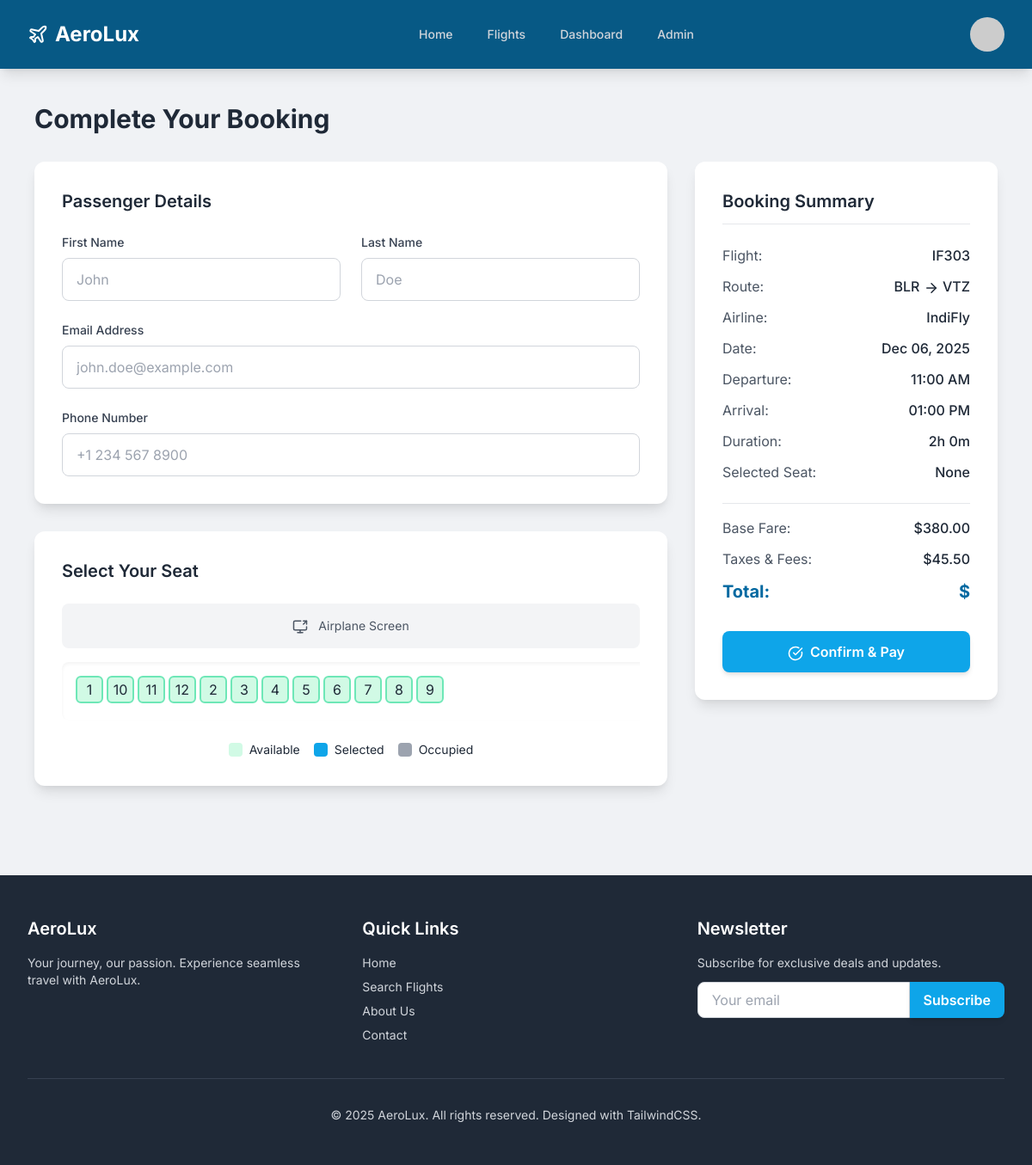
/booking/3/ (signed in), run on the app's committed database.
### flights/models.py (models this page shows, shortened)
class Seat(models.Model):
    SEAT_STATUS = (
        ('available', 'Available'),
        ('occupied', 'Occupied'),
        ('selected', 'Selected'),
    )
    flight = models.ForeignKey(Flight, on_delete=models.CASCADE, related_name='seats')
    seat_number = models.CharField(max_length=5)
    status = models.CharField(max_length=10, choices=SEAT_STATUS, default='available')
    class Meta:
        unique_together = ('flight', 'seat_number')

class Flight(models.Model):
    airline = models.ForeignKey(Airline, on_delete=models.CASCADE)
    flight_number = models.CharField(max_length=20, unique=True)
    origin = models.ForeignKey(Airport, on_delete=models.CASCADE, related_name='departures')
    destination = models.ForeignKey(Airport, on_delete=models.CASCADE, related_name='arrivals')
    departure_time = models.DateTimeField()
    arrival_time = models.DateTimeField()
    base_price = models.DecimalField(max_digits=10, decimal_places=2, validators=[MinValueValidator(Decimal('0.01'))])
    available_seats = models.IntegerField(validators=[MinValueValidator(0)])
    total_seats = models.IntegerField(validators=[MinValueValidator(1)])
    class Meta:
        ordering = ['departure_time']
    @property
    def duration(self):
        delta = self.arrival_time - self.departure_time
        hours = delta.seconds // 3600
        minutes = (delta.seconds % 3600) // 60
        return f"{hours}h {minutes}m"

class Airport(models.Model):
    name = models.CharField(max_length=200)
    city = models.CharField(max_length=100)
    country = models.CharField(max_length=100)
    code = models.CharField(max_length=10, unique=True)

class Airline(models.Model):
    name = models.CharField(max_length=100)
    code = models.CharField(max_length=10, unique=True)
    logo = models.ImageField(upload_to='airline_logos/', blank=True, null=True)

### flights/views.py (the view)
# urls.py: path('booking/<int:flight_id>/', views.booking_page, name='booking_page'),
@login_required
def booking_page(request, flight_id):
    flight = get_object_or_404(Flight, id=flight_id)
    seats = Seat.objects.filter(flight=flight).order_by('seat_number')
    if request.method == 'POST':
        form = BookingForm(request.POST)
        seat_number = request.POST.get('seat_number')
        if form.is_valid() and seat_number:
            seat = get_object_or_404(Seat, flight=flight, seat_number=seat_number, status='available')
            booking = form.save(commit=False)
            booking.user = request.user
            booking.flight = flight
            booking.seat = seat
            booking.total_price = flight.base_price + Decimal('45.50')
            booking.status = 'confirmed'
            booking.save()
            seat.status = 'occupied'
            seat.save()
            flight.available_seats -= 1
            flight.save()
            return redirect('dashboard')
    else:
        form = BookingForm()
    context = {
        'flight': flight,
        'seats': seats,
        'form': form,
        'page': 'booking'
    }
    return render(request, 'booking.html', context)

### flights/templates/booking.html (shortened to what this page needs)
{% extends 'base.html' %}
{% load static %}
{% block content %}
<section id="booking" class="page-section p-6 md:p-10">
    <div class="max-w-6xl mx-auto">
        <h2 class="text-3xl font-bold text-gray-800 mb-8">Complete Your Booking</h2>
        <form method="post" id="bookingForm">
            <div class="grid lg:grid-cols-3 gap-8">
                <div class="lg:col-span-2 space-y-8">
                    <div class="card-custom p-6 md:p-8">
                        <h3 class="text-xl font-semibold mb-6">Passenger Details</h3>
                        <div class="space-y-6">
                            <div class="grid md:grid-cols-2 gap-6">
                                <div>
                                    <label for="firstName" class="form-label-custom">First Name</label>
                                    {{ form.passenger_first_name }}
                                </div>
                                <div>
                                    <label for="lastName" class="form-label-custom">Last Name</label>
                                    {{ form.passenger_last_name }}
                                </div>
                            </div>
                            <div>
                                <label for="email" class="form-label-custom">Email Address</label>
                                {{ form.passenger_email }}
                            </div>
                            <div>
                                <label for="phone" class="form-label-custom">Phone Number</label>
                                {{ form.passenger_phone }}
                            </div>
                        </div>
                    </div>
                    <div class="card-custom p-6 md:p-8">
                        <h3 class="text-xl font-semibold mb-6">Select Your Seat</h3>
                        <div class="bg-gray-100 p-4 rounded-lg mb-4 text-center text-sm text-gray-600">
                            <i data-lucide="screen-share" class="inline-block mr-2 lucide-sm"></i> Airplane Screen
                        </div>
                        <div class="overflow-x-auto">
                            <div id="seatMapContainer" class="grid grid-cols-10 gap-1 md:gap-2 mx-auto w-max p-2 md:p-4 bg-white rounded-lg shadow-inner">
    {% for row_letter in "ABCDEFGHIJ" %}
        <div class="flex space-x-1 mb-1">
            {% for seat in seats %}
                {% if seat.seat_number|slice:":1" == row_letter %}
                    <div class="seat-base seat-{{ seat.status }} w-8 h-8 cursor-pointer"
                         data-seat="{{ seat.seat_number }}"
                         data-status="{{ seat.status }}">
                        {{ seat.seat_number|slice:"1:" }}
                    </div>
                {% endif %}
            {% endfor %}
        </div>
    {% endfor %}
</div>
                        </div>
                        <div class="flex justify-center space-x-4 mt-6 text-sm">
                            <div class="flex items-center"><div class="w-4 h-4 seat-available rounded mr-2"></div> Available</div>
                            <div class="flex items-center"><div class="w-4 h-4 seat-selected rounded mr-2"></div> Selected</div>
                            <div class="flex items-center"><div class="w-4 h-4 seat-occupied rounded mr-2"></div> Occupied</div>
                        </div>
                    </div>
                </div>
                <aside class="lg:col-span-1">
                    <div class="card-custom p-6 md:p-8 sticky top-24">
                        <h3 class="text-xl font-semibold mb-6 border-b pb-3">Booking Summary</h3>
                        <div class="space-y-3 mb-6">
                            <div class="flex justify-between">
                                <span class="text-gray-600">Flight:</span>
                                <span class="font-medium">{{ flight.flight_number }}</span>
                            </div>
                            <div class="flex justify-between">
                                <span class="text-gray-600">Route:</span>
                                <span class="font-medium">{{ flight.origin.code }} <i data-lucide="arrow-right" class="inline-block lucide-sm"></i> {{ flight.destination.code }}</span>
                            </div>
                            <div class="flex justify-between">
                                <span class="text-gray-600">Airline:</span>
                                <span class="font-medium">{{ flight.airline.name }}</span>
                            </div>
                            <div class="flex justify-between">
                                <span class="text-gray-600">Date:</span>
                                <span class="font-medium">{{ flight.departure_time|date:"M d, Y" }}</span>
                            </div>
                            <div class="flex justify-between">
                                <span class="text-gray-600">Departure:</span>
                                <span class="font-medium">{{ flight.departure_time|date:"h:i A" }}</span>
                            </div>
                            <div class="flex justify-between">
                                <span class="text-gray-600">Arrival:</span>
                                <span class="font-medium">{{ flight.arrival_time|date:"h:i A" }}</span>
                            </div>
                            <div class="flex justify-between">
                                <span class="text-gray-600">Duration:</span>
                                <span class="font-medium">{{ flight.duration }}</span>
                            </div>
                            <div class="flex justify-between">
                                <span class="text-gray-600">Selected Seat:</span>
                                <span class="font-medium" id="selectedSeatDisplay">None</span>
                            </div>
                        </div>
                        <div class="border-t pt-4 space-y-3">
                            <div class="flex justify-between">
                                <span class="text-gray-600">Base Fare:</span>
                                <span class="font-medium">${{ flight.base_price }}</span>
                            </div>
                            <div class="flex justify-between">
                                <span class="text-gray-600">Taxes & Fees:</span>
                                <span class="font-medium">$45.50</span>
                            </div>
                            <div class="flex justify-between text-xl font-bold text-sky-700">
                                <span>Total:</span>
                                <span>${{ flight.base_price|add:"45.50" }}</span>
                            </div>
                        </div>
                        <button type="submit" id="confirmBookingButton" class="btn-custom btn-primary-custom w-full mt-8">
                            <i data-lucide="check-circle" class="inline-block mr-1 lucide-sm"></i> Confirm & Pay
                        </button>
                    </div>
                </aside>
            </div>
        </form>
    </div>
</section>
{% endblock %}

### flights/static/style.css (style rules this page uses)
body { font-family: 'Inter', sans-serif; background-color: #f0f2f5; }
.btn-custom { padding-left: 1.5rem; padding-right: 1.5rem; padding-top: 0.75rem; padding-bottom: 0.75rem; border-radius: 0.5rem; font-weight: 600; box-shadow: 0 4px 6px -1px rgba(0, 0, 0, 0.1), 0 2px 4px -1px rgba(0, 0, 0, 0.06); transition-property: all; transition-timing-function: cubic-bezier(0.4, 0, 0.2, 1); transition-duration: 300ms; }
.btn-primary-custom { background-color: #0ea5e9; color: #ffffff; }
.card-custom { background-color: #ffffff; border-radius: 0.75rem; box-shadow: 0 10px 15px -3px rgba(0, 0, 0, 0.1), 0 4px 6px -2px rgba(0, 0, 0, 0.05); overflow: hidden; }
.input-field-custom { width: 100%; padding-left: 1rem; padding-right: 1rem; padding-top: 0.75rem; padding-bottom: 0.75rem; border-radius: 0.5rem; border-width: 1px; border-color: #d1d5db; transition-property: box-shadow; transition-timing-function: cubic-bezier(0.4, 0, 0.2, 1); transition-duration: 150ms; }
.form-label-custom { display: block; margin-bottom: 0.5rem; font-size: 0.875rem; line-height: 1.25rem; font-weight: 500; color: #374151; }
.seat-base { border-width: 2px; border-color: #d1d5db; border-radius: 0.375rem; display: flex; align-items: center; justify-content: center; cursor: pointer; transition-property: all; transition-duration: 200ms; }
.seat-available { background-color: #d1fae5; border-color: #6ee7b7; }
.seat-selected { background-color: #0ea5e9; color: #ffffff; border-color: #0369a1; }
.seat-occupied { background-color: #9ca3af; cursor: not-allowed; border-color: #6b7280; }
.lucide { width: 24px; height: 24px; stroke-width: 2; }
.lucide-sm { width: 18px; height: 18px; }

### data on the page
Seat: seat_number "1"
Seat: seat_number "10"
Seat: seat_number "11"
Seat: seat_number "12"
Seat: seat_number "2"
Seat: seat_number "3"
Seat: seat_number "4"
Seat: seat_number "5"
Seat: seat_number "6"
Seat: seat_number "7"
Seat: seat_number "8"
Seat: seat_number "9"
Flight: flight_number "IF303", origin.code "BLR", destination.code "VTZ", airline.name "IndiFly", departure_time "Dec 06, 2025", departure_time "11:00 AM", arrival_time "01:00 PM", duration "2h 0m", base_price "380.00"
